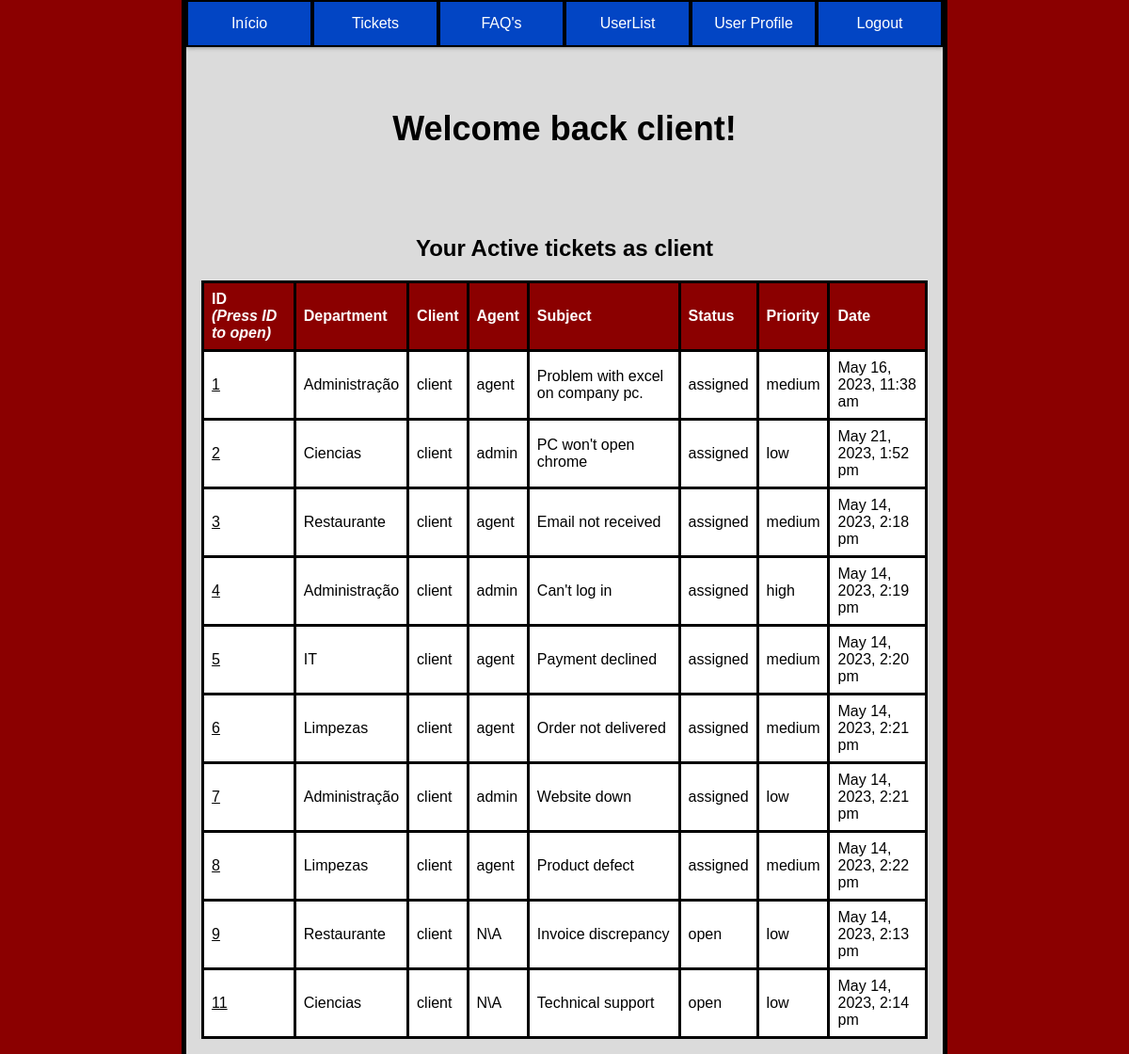
The app's page /pages/index.php (signed in), older data.
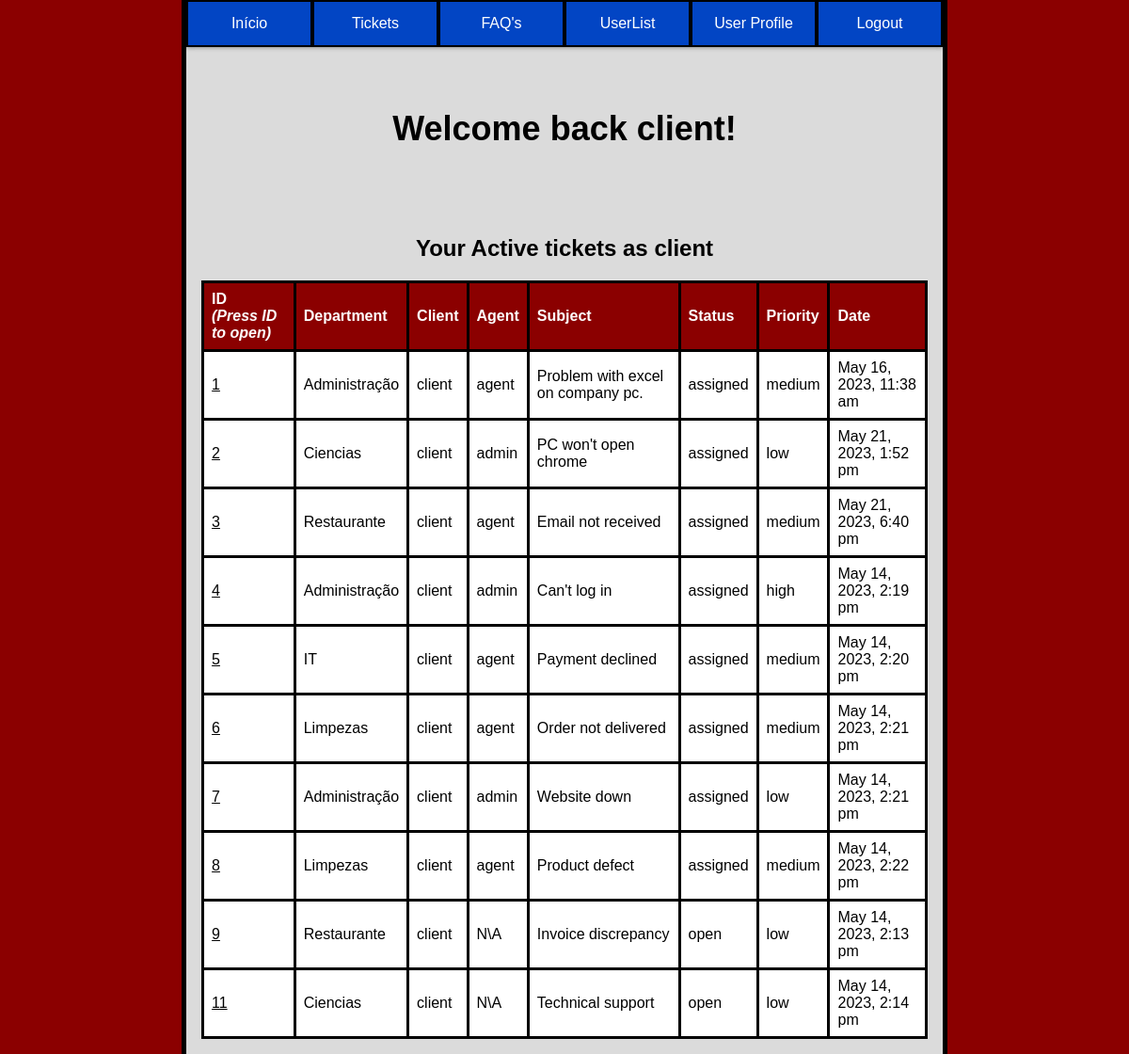
The same page, newer data.
### tables this page shows
CREATE TABLE tickets(
    id INTEGER PRIMARY KEY,
    department_id INTEGER,
    client_id INTEGER,
    agent_id INTEGER,
    subject VARCHAR(200) NOT NULL,
    description TEXT NOT NULL,
    status VARCHAR(10) CHECK(status = 'open' or status = 'assigned' or status = 'closed') NOT NULL,
    priority VARCHAR(10) CHECK(priority = 'low' or priority = 'medium' or priority ='high') NOT NULL,
    created_at DATETIME NOT NULL,
    updated_at DATETIME,
    FOREIGN KEY (department_id) REFERENCES department(id),
    FOREIGN KEY (client_id) REFERENCES user(id),
    FOREIGN KEY (agent_id) REFERENCES user(id)
);

CREATE TABLE department(
    id INTEGER PRIMARY KEY,
    name VARCHAR(50) NOT NULL
);

CREATE TABLE user(
    id INTEGER PRIMARY KEY,
    name VARCHAR(50) NOT NULL,
    username VARCHAR(50) UNIQUE NOT NULL,
    email VARCHAR(50) UNIQUE NOT NULL,
    password VARCHAR(255) NOT NULL,
    role VARCHAR(10) CHECK(role = 'client' or role = 'agent' or role = 'admin') NOT NULL,
    department_id INTEGER,
    FOREIGN KEY (department_id) REFERENCES department(id)
);

### utils/functions.php (the view, shortened to what this page needs)
<?php
function searchUser($id){
    $db = getDatabaseConnection();
    $stmt = $db->prepare('SELECT * FROM user WHERE id = ?');
    $stmt->execute(array($id));
    return $stmt->fetch();
}
function getTicketsTableForUser($paramter){
    $db = getDatabaseConnection();
    $user = searchUser($_SESSION["user_id"]);
    if($paramter == 0){
        $stmt = $db->prepare('SELECT * FROM tickets WHERE client_id = ? and status != ?');
        $stmt->execute(array($user["id"],"closed"));
        $tickets = $stmt->fetchAll();
    }
    echo "<table>
    <thead>
        <tr>
            <th>ID<br><em>(Press ID to open)</em></th>
            <th>Department</th>
            <th>Client</th>
            <th>Agent</th>
            <th>Subject</th>
            <th>Status</th>
            <th>Priority</th>
            <th>Date</th>
        </tr>
    </thead>";
    foreach ($tickets as $ticket) {
        $stmt = $db->prepare('SELECT * FROM department WHERE id = ?');
        $stmt->execute(array($ticket['department_id']));
        $department = $stmt->fetch();
        $stmt = $db->prepare('SELECT * FROM user WHERE id = ?');
        $stmt->execute(array($ticket['client_id']));
        $c_user = $stmt->fetch();
        $stmt = $db->prepare('SELECT * FROM user WHERE id = ?');
        $stmt->execute(array($ticket['agent_id']));
        $a_user = $stmt->fetch();
        if($a_user == null){$a_user["name"] = "N\A";}
        echo "<tr>
            <td> <button onclick=sendDataTicket('". $ticket['id'] ."')>".$ticket['id']."</button></td>
            <td>" . $department['name'] . "</td>
            <td>" . $c_user['name'] . "</td>
            <td>" . $a_user['name'] . "</td>
            <td>" . $ticket['subject'] . "</td>
            <td>" . $ticket['status'] . "</td>
            <td>" . $ticket['priority'] . "</td>
            <td>" . $ticket['updated_at'] . "</td>
            </tr>";
}
}
?>

Row changes from the older to the newer data that the page shows:
changed tickets "Email not received": updated_at "May 14, 2023, 2:18 pm" → "May 21, 2023, 6:40 pm"
